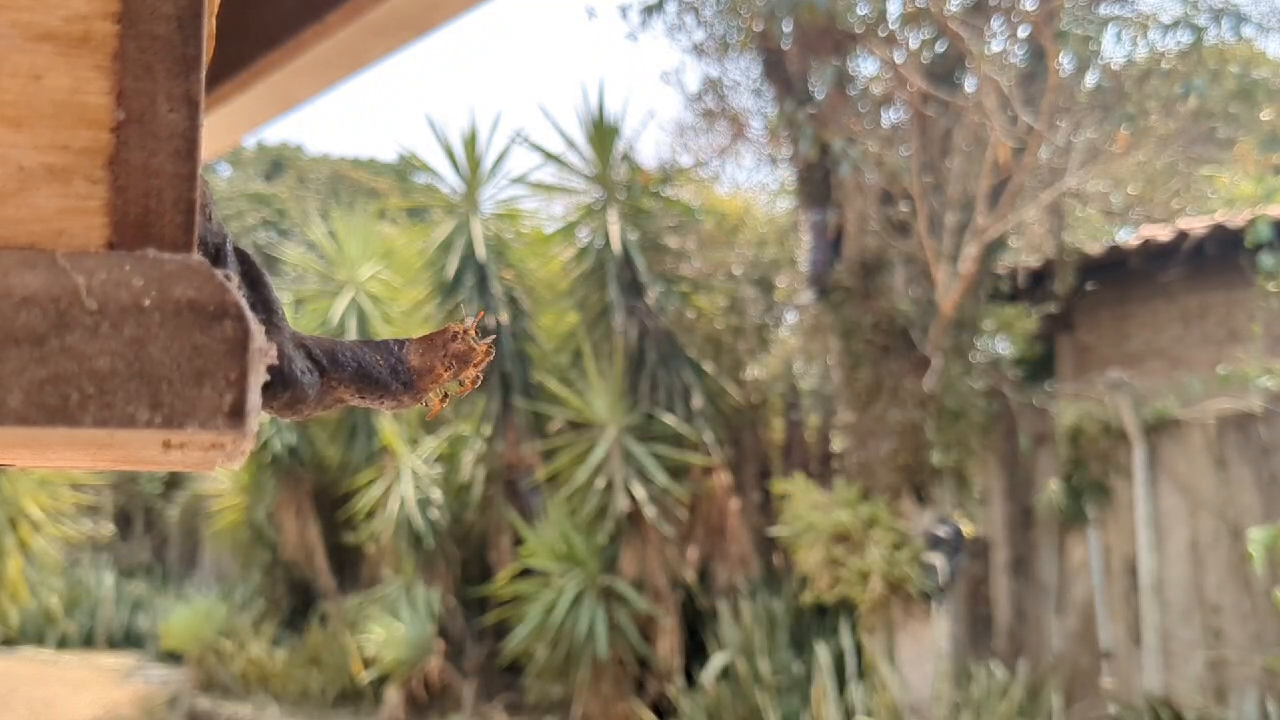
#> input picture frame 31 of backend-python/app/_Tracker_Temporary/beedio.mp4, 1280 x 720 px
$ python background-subtraction-working.py
#> lines starting #> are read from the running program, lines starting #| are printed output that depends on the picture
import cv2
import numpy as np
import math

# Classe base para os detectores
class Detector:
    def detect(self, frame):
        raise NotImplementedError("Este método deve ser sobrescrito.")

# Detector baseado em Background Subtraction
class BackgroundSubtractorDetector(Detector):
    def __init__(self):
        self.fgbg = cv2.createBackgroundSubtractorMOG2(history=500, varThreshold=50)

    def detect(self, frame):
        # Aplica a subtração de fundo
        fgmask = self.fgbg.apply(frame)

        # Aplica um filtro Gaussian para suavizar a máscara
        blurred = cv2.GaussianBlur(fgmask, (3, 3), 0)

        # Aplica um limiar binário para obter uma máscara mais limpa
        _, thresh = cv2.threshold(blurred, 160, 255, cv2.THRESH_BINARY)

        # Cria um kernel elíptico para a operação morfológica
        kernel = cv2.getStructuringElement(cv2.MORPH_ELLIPSE, (9, 9))

        # Aplica fechamento para unir contornos
        morph_img = cv2.morphologyEx(thresh, cv2.MORPH_CLOSE, kernel)

        # Aplica uma operação de abertura para remover pequenos ruídos
        morph_img = cv2.morphologyEx(morph_img, cv2.MORPH_OPEN, kernel)

        # Encontra os contornos na imagem morfológica
        contours, _ = cv2.findContours(morph_img, cv2.RETR_EXTERNAL, cv2.CHAIN_APPROX_SIMPLE)

        detections = []
        for contour in contours:
            x, y, w, h = cv2.boundingRect(contour)
            aspect_ratio = max(w, h) / min(w, h)

            # Ignora áreas pequenas ou contornos fora do padrão
            if cv2.contourArea(contour) >= 300 and aspect_ratio <= 4:
                detections.append((x, y, w, h, 1.0))  # Adiciona confiança 1.0 para manter o padrão

        return detections

# Classe para o tracker baseado em probabilidade
class ProbabilisticTracker:
    def __init__(self):
        self.prev_cont = []
        self.curr_cont = []
        self.count_in = 0
        self.count_out = 0
        self.center_line_x = 1400  # Linha vertical no centro do frame
        self.crossing_events = []  # Lista para armazenar os eventos de entrada e saída

    def calculate_probability(self, x, y, cx, cy, a=600, b=200):
        dx = cx
        dy = cy

        hive_x = 0
        hive_y = 960
        t = -math.atan2(dy - hive_y, dx - hive_x)

        # Rotação das coordenadas (x1, y1) para (x2, y2)
        x1 = x - cx
        y1 = y - cy
        x2 = x1 * math.cos(t) - y1 * math.sin(t)
        y2 = y1 * math.cos(t) + x1 * math.sin(t)

        # Reta que corta a elipse ao meio
        kx = (1 / t) * x + (cy - cx / t) if t != 0 else float("inf")
        c = a / 3
        fxy = 0
        if cy > hive_y:
            fxy = -(x2 / a) ** 2 - (y2 / b) ** 2 + 1 if kx >= y else -(x2 / c) ** 2 - (y2 / b) ** 2 + 1
        else:
            fxy = -(x2 / a) ** 2 - (y2 / b) ** 2 + 1 if -kx >= -y else -(x2 / c) ** 2 - (y2 / b) ** 2 + 1

        return math.exp(fxy) / math.exp(1)

    def update(self, frame, detections, timestamp):
        self.prev_cont = self.curr_cont
        self.curr_cont = []

        for (x, y, w, h, conf) in detections:
            cx, cy = x + w // 2, y + h // 2
            self.curr_cont.append((cx, cy, w, h, conf))

            # Desenha caixa verde para as detecções atuais
            cv2.rectangle(frame, (x, y), (x + w, y + h), (0, 255, 0), 2)

        # Associa as detecções anteriores e atuais
        used_prev_contours = set()
        for (cx_curr, cy_curr, w_curr, h_curr, conf_curr) in self.curr_cont:
            best_prob = -float('inf')
            best_prev_box = None

            for (cx_prev, cy_prev, w_prev, h_prev, conf_prev) in self.prev_cont:
                if (cx_prev, cy_prev) in used_prev_contours:
                    continue

                prob = self.calculate_probability(cx_prev, cy_prev, cx_curr, cy_curr)
                if prob > best_prob:
                    best_prob = prob
                    best_prev_box = (cx_prev, cy_prev, conf_prev)

            if best_prev_box and best_prob > 0.3:
                cx_prev, cy_prev, conf_prev = best_prev_box
                cv2.line(frame, (cx_curr, cy_curr), (cx_prev, cy_prev), (0, 255, 255), 2)

                # Verifica se cruzou a linha central
                if (cx_prev > self.center_line_x and cx_curr < self.center_line_x):
                    self.count_in += 1
                    self.crossing_events.append({
                        'direction': 'in',
                        'timestamp': timestamp,
                    })
                elif (cx_prev < self.center_line_x and cx_curr > self.center_line_x):
                    self.count_out += 1
                    self.crossing_events.append({
                        'direction': 'out',
                        'timestamp': timestamp,
                    })

                used_prev_contours.add((cx_prev, cy_prev))

        # Desenha as caixas azuis do frame anterior
        for (cx_prev, cy_prev, w_prev, h_prev, conf_prev) in self.prev_cont:
            cv2.rectangle(frame, (cx_prev - w_prev // 2, cy_prev - h_prev // 2),
                          (cx_prev + w_prev // 2, cy_prev + h_prev // 2), (255, 0, 0), 2)

        # Exibe a contagem no frame
        # self.draw_info(frame)

    def draw_info(self, frame):
        cv2.line(frame, (self.center_line_x, 0), (self.center_line_x, 1920), (0, 0, 255), 2)
        cv2.putText(frame, f"Entradas: {self.count_in}", (50, 50), cv2.FONT_HERSHEY_SIMPLEX, 1, (0, 255, 0), 2)
        cv2.putText(frame, f"Saidas: {self.count_out}", (50, 100), cv2.FONT_HERSHEY_SIMPLEX, 1, (0, 0, 255), 2)

# Função principal para processar o vídeo
def process_video(video_path, detector, tracker):
#> called with video_path = 'beedio.mp4'
    cap = cv2.VideoCapture(video_path)
    fps = cap.get(cv2.CAP_PROP_FPS)  # Obtém os FPS do vídeo
    events = []

    while True:
        ret, frame = cap.read()
#> frame is the input picture: shape (720, 1280, 3); mean B, G, R 105.8, 130.2, 144.3
        if not ret:
            break

        frame_resized = cv2.resize(frame, (1920, 1920))
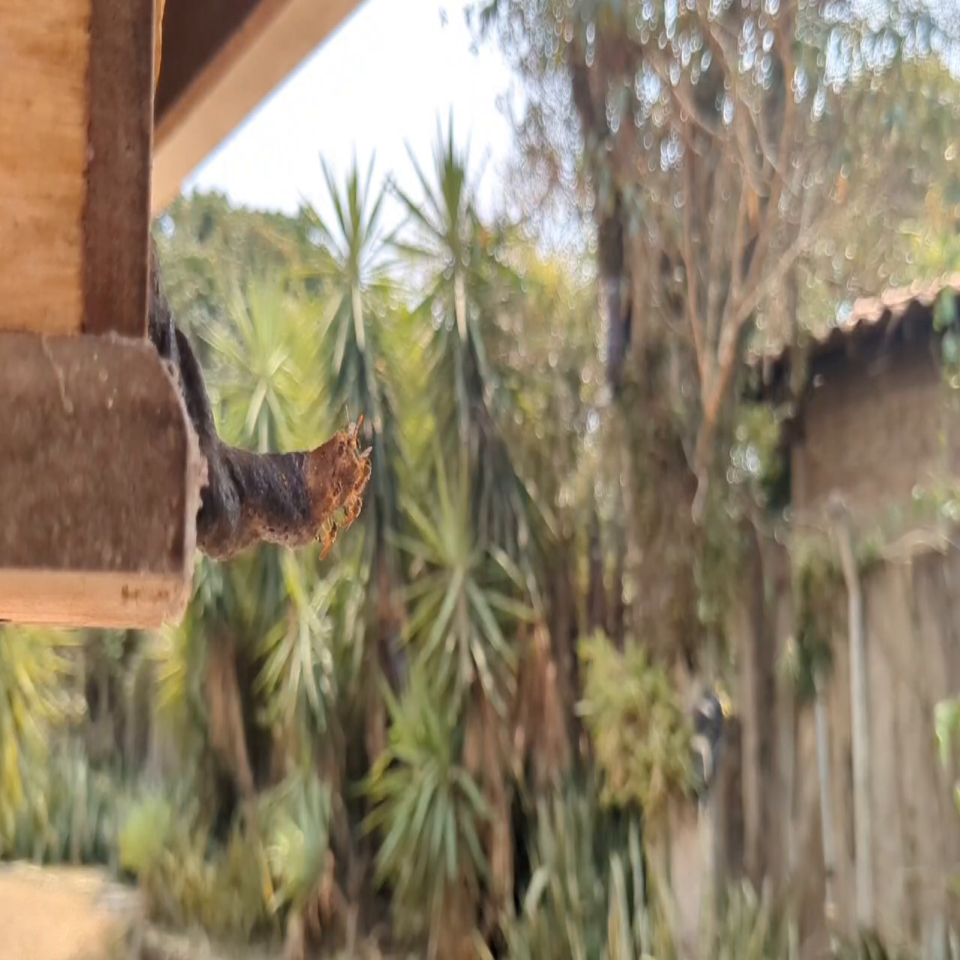
#> frame_resized: shape (1920, 1920, 3) (shown at 1/2 size); mean B, G, R 105.6, 130.1, 144.2
        timestamp = cap.get(cv2.CAP_PROP_POS_FRAMES) / fps  # Calcula o timestamp em segundos

        # Faz a detecção
        detections = detector.detect(frame_resized)
#> in detect, `fgmask = self.fgbg.apply(frame)`: fgmask: shape (1920, 1920); every value is 127
#> in detect, `_, thresh = cv2.threshold(blurred, 160, 255, cv2.THRESH_BINARY)`: thresh: shape (1920, 1920); every value is 0
#> in detect, `contours, _ = cv2.findContours(morph_img, cv2.RETR_EXTERNAL, cv2.CHAIN..`: contours = []
#> detections = []

        # Atualiza o tracker
        tracker.update(frame_resized, detections, timestamp)
#> after the loop in update, `for (cx_curr, cy_curr, w_curr, h_curr, conf_curr) in self.curr_cont:`: self.count_in = 0; self.crossing_events = []; used_prev_contours = 0 items

        # Mostra o frame processado
        frame_resized_small = cv2.resize(frame_resized, (1200, 1200))
        # cv2.imshow('Original', frame_resized_small)

        # Pausa até que uma tecla seja pressionada
        key = cv2.waitKey(30) & 0xFF
#> (key q is pressed here)
        if key == ord('q'):
            break

    cap.release()
    cv2.destroyAllWindows()

    return tracker.crossing_events  # Retorna os eventos de cruzamento

# Executa o processamento
if __name__ == "__main__":
    detector = BackgroundSubtractorDetector()  # Aqui você pode trocar para o detector Yolo, por exemplo
    tracker = ProbabilisticTracker()
    video_path = 'beedio.mp4'
    events = process_video(video_path, detector, tracker)
#> events = []

    # Exibe os eventos de entrada e saída
    for event in events:
        print(event)
#> this loop made 0 passes
